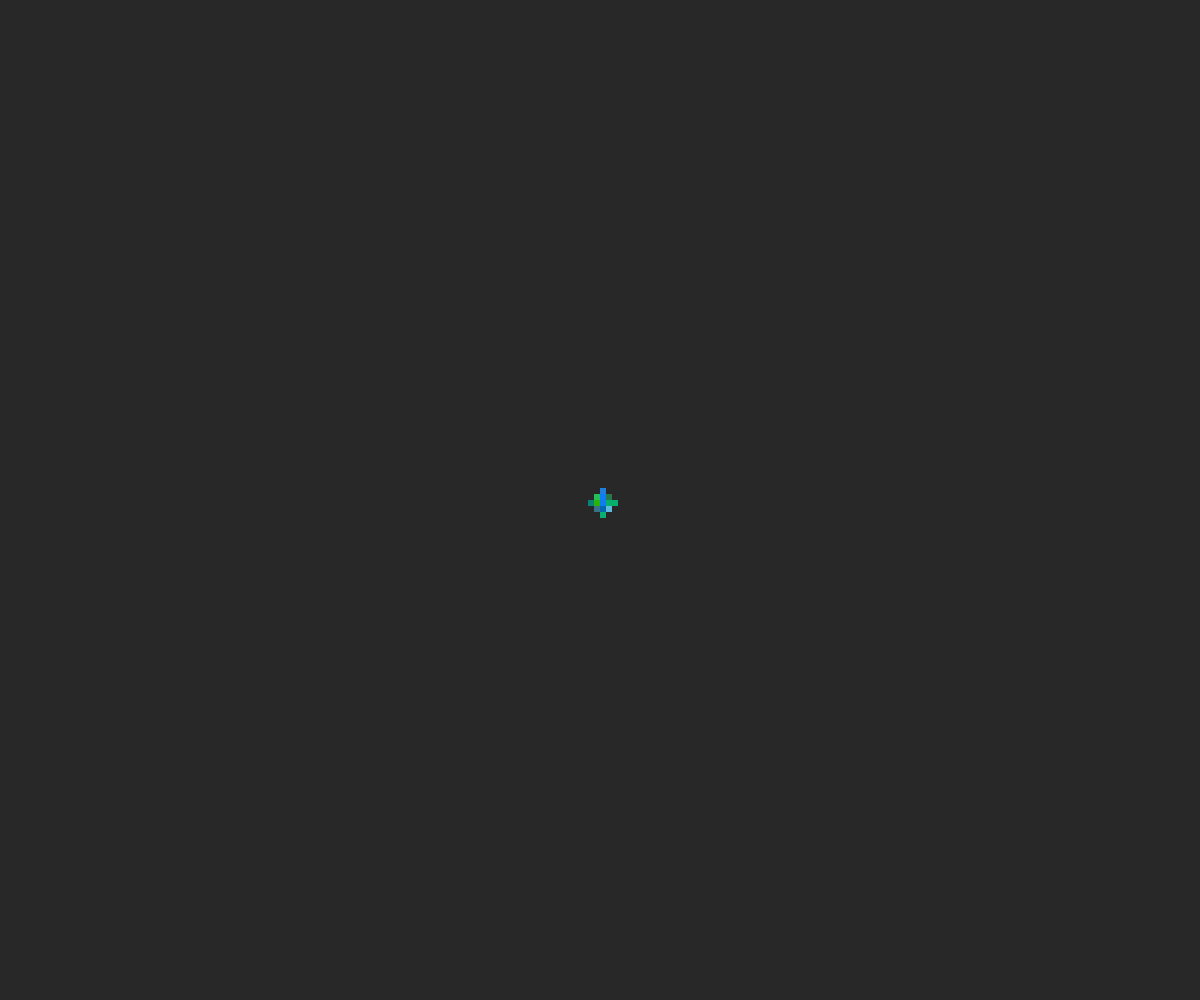
Frame 1 (no input)
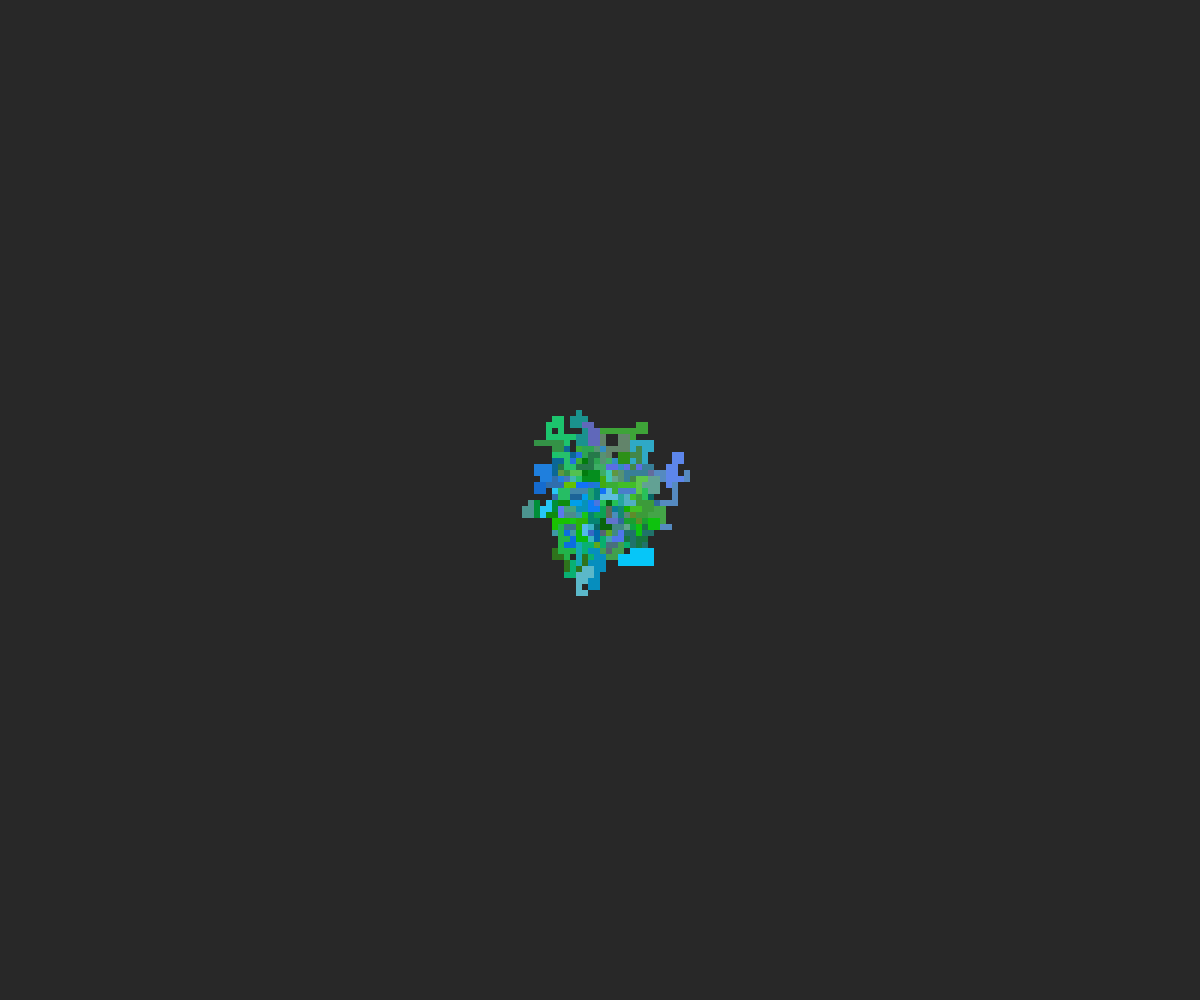
Frame 60 (no input)
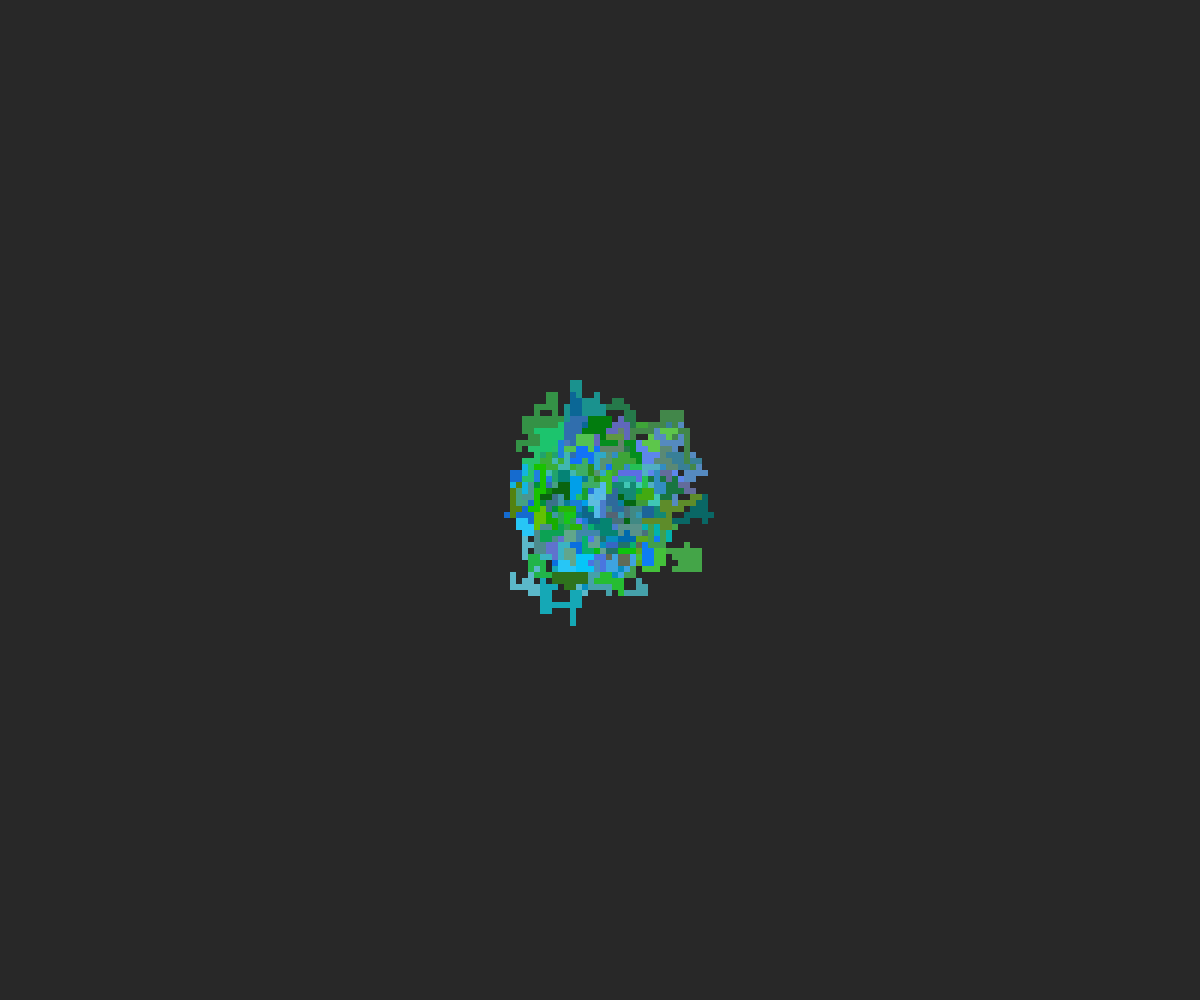
Frame 120 (the mouse pressed at the canvas centre since frame 60)

The p5.js sketch that drew these frames (run headless with seeded random() and noise() and a simulated clock; from frame 60 on, the mouse is pressed at the canvas centre):

// p5.js sketch
// ── sketch.js
let cell = 6;
let xoff = 0;
let walkers = [];
let pos;

function setup() {
  createCanvas(windowWidth, windowHeight);
  background(40);
  pos = createVector(width / 2, height / 2);
  for (let index = 0; index < 120; index++) {
    walkers.push(new Walker(pos));
  }
  draw();
}

function windowResized() {
  resizeCanvas(windowWidth, windowHeight);
  clear();
}
function mouseClicked() {
  for (let index = 0; index < 10; index++) {
    walkers = [];
    setup();
  }
}

class Walker {
  constructor(pos) {
    this.pos = pos;
    this.x = pos.x;
    this.y = pos.y;
    this.colorR = floor(random(100));
    this.colorG = floor(random(100, 200));
    this.colorB = floor(random(250));
    this.draw();
  }
  isOut() {
    return this.x < 0 || this.x > width || this.y < 0 || this.y > height;
  }
  move() {
    const direction = floor(random(4));
    switch (direction) {
      case 0:
        this.x += cell;
        break;
      case 1:
        this.x -= cell;
        break;
      case 2:
        this.y += cell;
        break;
      case 3:
        this.y -= cell;
        break;
    }
  }
  draw() {
    fill(this.colorR, this.colorG, this.colorB);
    noStroke();
    rect(this.x, this.y, cell, cell);
    xoff += 0.1;
  }
}

function draw() {
  walkers.forEach((walker) => {
    if (!walker.isOut()) {
      walker.move();
      walker.draw();
    }
  });
}
